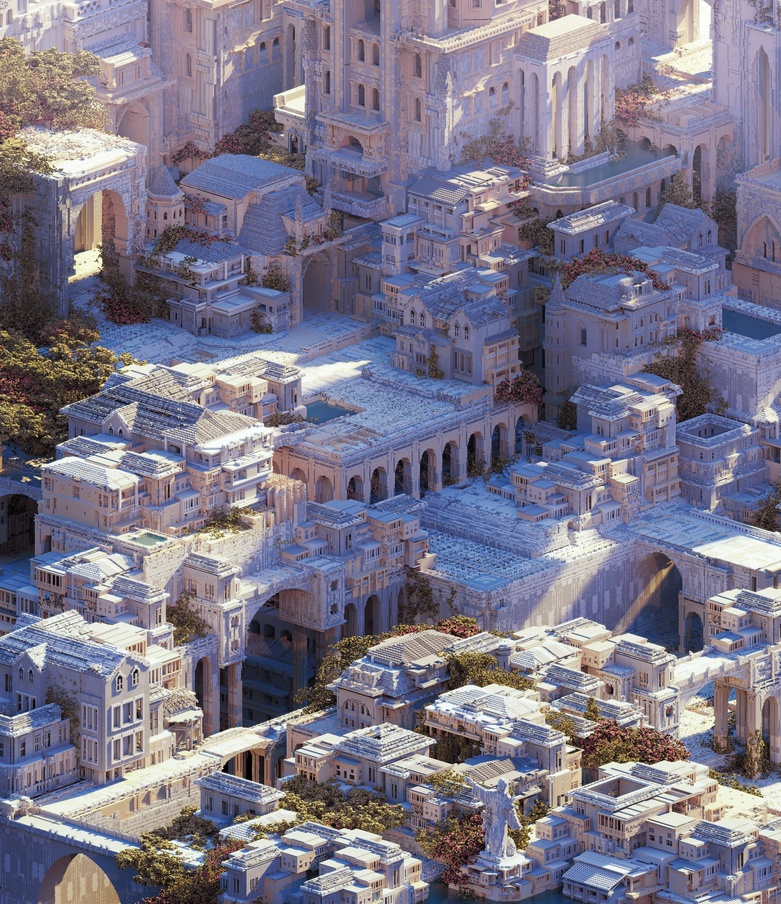
#> input picture imagenes/img1.jpg, 781 x 904 px, shrunk from 2418 x 2800 before the run
$ python Prueba.py
#> lines starting #> are read from the running program, lines starting #| are printed output that depends on the picture
import cv2 as cv
import numpy as nump
img = cv.imread("imagenes/img1.jpg",1)
#> img is the input picture: shape (904, 781, 3); mean B, G, R 137.3, 119, 123.6
gray = cv.cvtColor(img, cv.COLOR_BGR2GRAY)
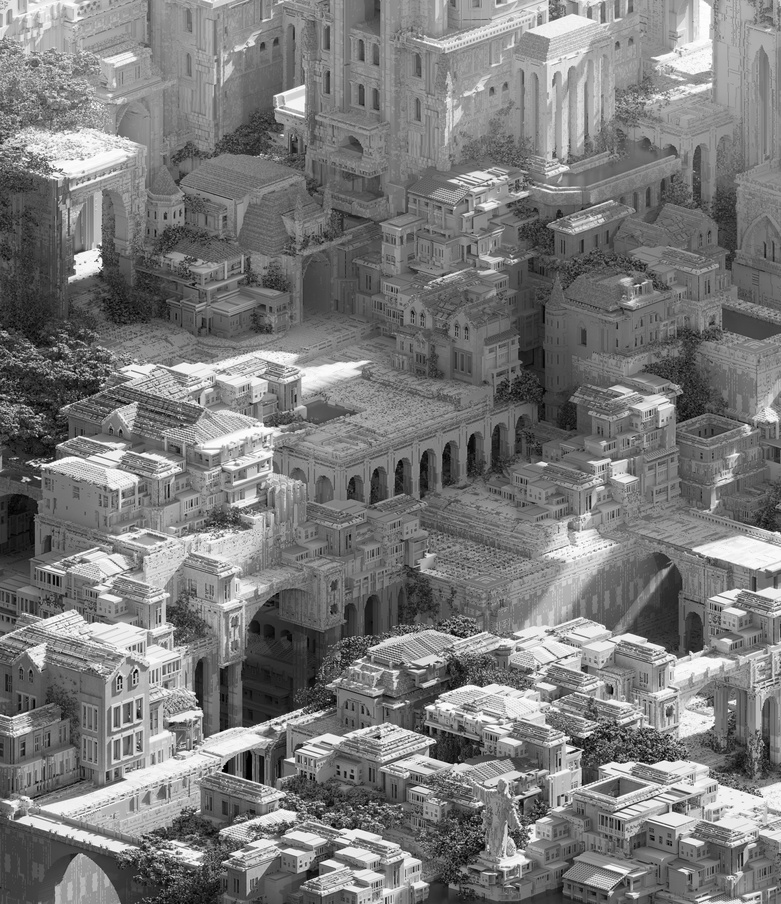
#> gray: shape (904, 781); min 0, max 255, mean 122.5
rgb = cv.cvtColor(img, cv.COLOR_RGB2BGR)
hsv = cv.cvtColor(img, cv.COLOR_BGR2HSV)
#> hsv: shape (904, 781, 3); mean H, S, V 104.6, 61, 144.6
# [11 lines of commented-out code are left out]
cv.imwrite('C:/Users/roman/Documents/Inteligencia Artificial/Ejercicios/imagenes/img1.jpg', gray)
cv.imshow('img',img)
cv.imshow('gray',gray)
cv.imshow('rgb',rgb)
cv.imshow('hsv',hsv)
#cv.imshow('img2',img2)
cv.waitKey(0)
cv.destroyAllWindows

$ run again, with imagenes/img2.png saved as imagenes/img1.jpg
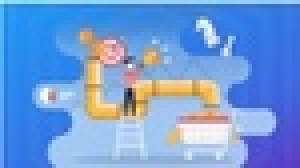
#> input picture imagenes/img2.png, 75 x 42 px, shrunk from 233 x 129 before the run (shown 4 times larger)
#> img is the input picture: shape (42, 75, 3); mean B, G, R 216.3, 155.6, 113.5
#> `gray = cv.cvtColor(img, cv.COLOR_BGR2GRAY)`:
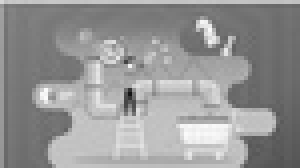
#> gray: shape (42, 75) (shown 4 times larger); min 21, max 251, mean 149.9
#> hsv: shape (42, 75, 3); mean H, S, V 100.1, 136.1, 225
